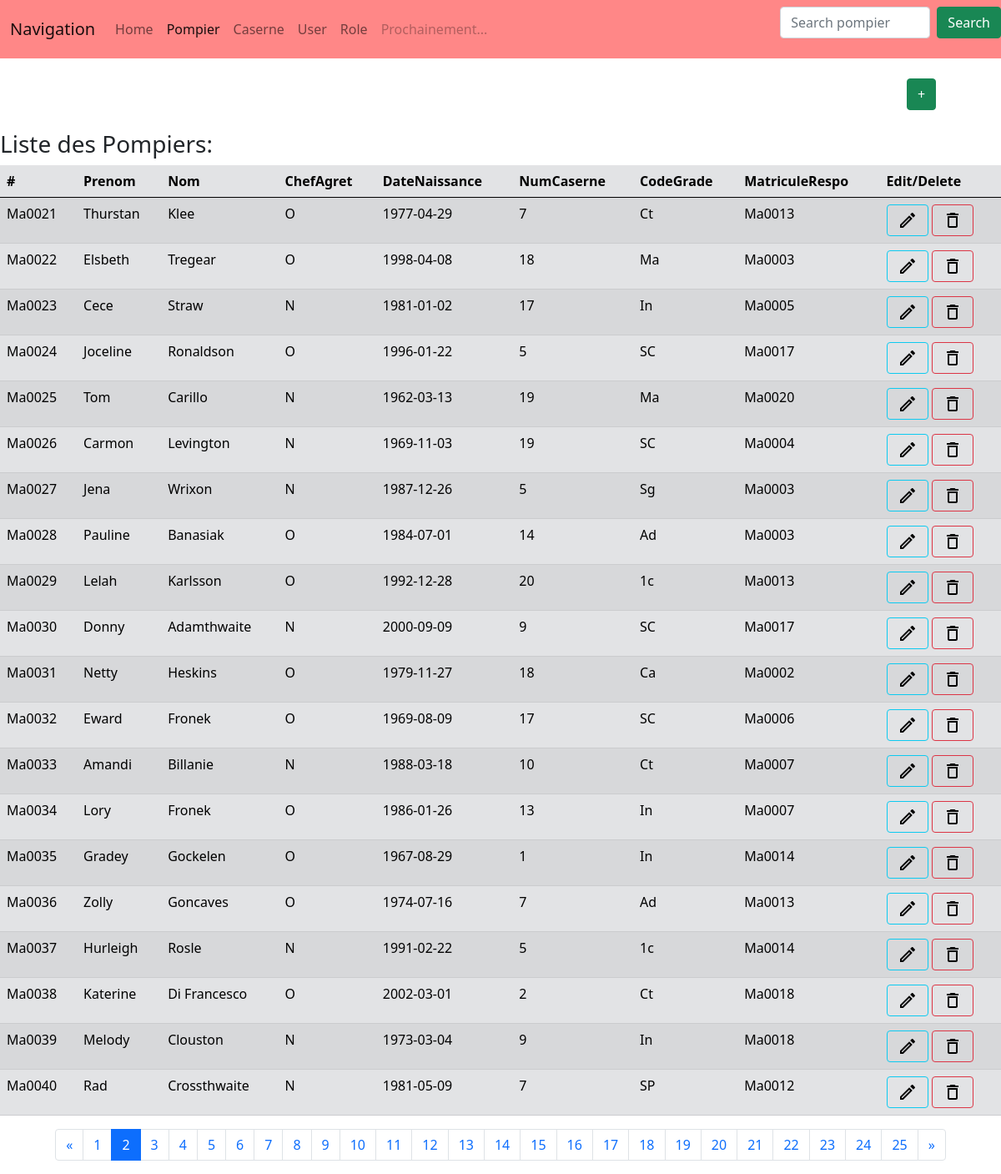
/pompier/affiche?page=2, run on the app's committed database.
### tables this page shows
CREATE TABLE `pompiers` (
  `Matricule` varchar(7) NOT NULL,
  `Prenom` varchar(10) DEFAULT NULL,
  `Nom` varchar(20) DEFAULT NULL,
  `ChefAgret` varchar(1) DEFAULT NULL,
  `DateNaissance` date DEFAULT NULL,
  `NumCaserne` int(11) DEFAULT NULL,
  `CodeGrade` varchar(2) DEFAULT NULL,
  `matriculeRespo` varchar(7) DEFAULT NULL,
  PRIMARY KEY (`Matricule`),
  KEY `FK_Caserne1` (`NumCaserne`),
  KEY `FK_Grade1` (`CodeGrade`),
  CONSTRAINT `FK_Caserne1` FOREIGN KEY (`NumCaserne`) REFERENCES `casernes` (`NumCaserne`),
  CONSTRAINT `FK_Grade1` FOREIGN KEY (`CodeGrade`) REFERENCES `grades` (`CodeGrade`)
);

### app/utils/Renderer.php (called while the page is built, shortened)
<?php
class Renderer
{
    public static function render($file,array $data=null) : string
    {
        $path='../app/view/'.$file;
        include $path;
        $content = ob_get_contents();
        return $content;
    }
}
?>

### autoloader.php (called while the page is built, shortened)
<?php
class InitContext {
    public static $USECLASSEXTENSION = 0;
    public static $NOUSECLASSEXTENSION = 1;
    private $directoriesList = array(
        "./",
        "classes/",
        "vendor/",
    );
    private $classNameType;
    function __construct($type=1) {
        $this->classNameType = $type;
    }
    function autoloader($class): bool {
        foreach ($this->directoriesList as $path) {
            if ($this->classNameType == self::$USECLASSEXTENSION) {
                $filename = __DIR__ . "/" . $path . str_replace('\\', '/', $class) . ".class.php";
            } elseif ($this->classNameType == self::$NOUSECLASSEXTENSION) {
                $filename = __DIR__ . "/" . $path . str_replace('\\', '/', $class) . ".php";
            }
            if (file_exists($filename) && is_readable($filename)) {
                if (class_exists($class)) {
                    return TRUE;
                }
            }
        }
        return false;
    }
}
?>

### app/models/DAOPompier.php (called while the page is built, shortened)
<?php
class DAOPompier {
    private $cnx;
    public function __construct($cnx) {
        $this->cnx = $cnx;
    }
    public function findAll($offset = 0, $limit = 10): Array {
        $sql = 'SELECT * FROM pompiers LIMIT :limit OFFSET :offset';
        $prepared_Statement = $this->cnx->prepare($sql);
        $prepared_Statement->bindValue(':limit', $limit, \PDO::PARAM_INT);
        $prepared_Statement->bindValue(':offset', $offset, \PDO::PARAM_INT);
        $prepared_Statement->execute();
        $desPompiers=array();
        while($row = $prepared_Statement->fetch(\PDO::FETCH_ASSOC)){
            $desPompiers[] = new Pompier($row['Matricule'],$row['Prenom'],$row['Nom'],$row['ChefAgret'],$row['DateNaissance'],$row['NumCaserne'],$row['CodeGrade'],$row['matriculeRespo']);
        }
        return $desPompiers;
    }
    public function count(): int {
        $sql = 'SELECT COUNT(*) as nbPompier from pompiers p ;';
        $statement = $this->cnx->query($sql);
        $nbPompiers = $statement->fetch(\PDO::FETCH_ASSOC);
        $nbPompier = $nbPompiers['nbPompier'];
        return $nbPompier;
    }
}
?>

### app/models/Pompier.php (called while the page is built, shortened)
<?php
class Pompier{
   private $matricule;
   private $prenom;
   private $nom;
   private $chefAgret;
   private $dateNaissance;
   private $numCaserne;
   private $codeGrade;
   private $matriculeRespo;
      public function __construct($matricule, $prenom, $nom, $chefAgret, $dateNaissance, $numCaserne, $codeGrade, $matriculeRespo) {
       $this->matricule=$matricule;
       $this->prenom=$prenom;
       $this->nom=$nom;
       $this->chefAgret=$chefAgret;
       $this->dateNaissance=$dateNaissance;
       $this->numCaserne=$numCaserne;
       $this->codeGrade=$codeGrade;
       $this->matriculeRespo=$matriculeRespo;
   }
   public function getMatricule() {
       return $this->matricule;
   }
   public function getPrenom() {
       return $this->prenom;
   }
   public function getNom() {
       return $this->nom;
   }
   public function getChefAgret() {
       return $this->chefAgret;
   }
   public function getDateNaissance() {
       return $this->dateNaissance;
   }
   public function getNumCaserne() {
       return $this->numCaserne;
   }
   public function getCodeGrade() {
       return $this->codeGrade;
   }
   public function getMatriculeRespo() {
       return $this->matriculeRespo;
   }
}
?>

### app/view/view_pompier.php (the view, shortened to what this page needs)
<html>
    <?php include "Head.php"; ?>
    <body>
        <?php
        include "view_NavBarre.php";
        ?>
        <br>
        <div class="container">
            <div class="row justify-content-end">
                <div class="col-1">
                    <button type="button" class="btn btn-success" data-bs-toggle="modal" data-bs-target="#createPompierModal">+</button>
                </div>
            </div>
        </div>
        <br>
        <div><h3>Liste des Pompiers:</h3></div>
        <?php
        if (isset($_GET["page"])) {
            $NumPage = $_GET["page"];
        } else {
            $NumPage = 1;
        }
        if (isset($_GET["search"])) {
            $NumLikes = "&search=" . intval($_GET["search"]);
        } else {
            $NumLikes = "";
        }
        ?>
        <table id="tablePompier" class="table table-striped table-hover table-Secondary .table-responsive" >
            <thead>
                <tr>
                    <th data-bs-toggle="tooltip" data-bs-placement="top" title="nt(11)">#</th>
                    <th data-bs-toggle="tooltip" data-bs-placement="top" title="Varchar(15)">Prenom</th>
                    <th data-bs-toggle="tooltip" data-bs-placement="top" title="Varchar(20)">Nom</th>
                    <th data-bs-toggle="tooltip" data-bs-placement="top" title="Int (8)">ChefAgret</th>
                    <th data-bs-toggle="tooltip" data-bs-placement="top" title="Int(11)">DateNaissance</th>
                    <th data-bs-toggle="tooltip" data-bs-placement="top" title="Varchar(15)">NumCaserne</th>
                    <th data-bs-toggle="tooltip" data-bs-placement="top" title="Varchar(20)">CodeGrade</th>
                    <th data-bs-toggle="tooltip" data-bs-placement="top" title="Int (8)">MatriculeRespo</th>
                    <th>Edit/Delete</th>
                </tr>
            </thead>
            <tbody>
                <?php
                foreach ($LstPompier as $Pompier) {
                    ?>
                    <tr>
                        <td><?php $id = $Pompier->getMatricule();
                echo $id;
                    ?></td>
                        <td id="<?php echo $id . ":Prenom"; ?>"><?php echo $Pompier->getPrenom(); ?></td>
                        <td id="<?php echo $id . ":Nom"; ?>"><?php echo $Pompier->getNom(); ?></td>
                        <td id="<?php echo $id . ":ChefAgret"; ?>"><?php echo $Pompier->getChefAgret(); ?></td>
                        <td id="<?php echo $id . ":DateNaissance"; ?>"><?php echo $Pompier->getDateNaissance(); ?></td>
                        <td id="<?php echo $id . ":NumCaserne"; ?>"><?php echo $Pompier->getNumCaserne(); ?></td>
                        <td id="<?php echo $id . ":CodeGrade"; ?>"><?php echo $Pompier->getCodeGrade(); ?></td>
                        <td id="<?php echo $id . ":MatriculeRespo"; ?>"><?php echo $Pompier->getMatriculeRespo(); ?></td>
                        <td><button id="<?php echo $id . ":edit"; ?>" onclick="Edit('<?php echo $id; ?>')" type="button" class="btn btn-outline-info" data-bs-toggle="modal" data-bs-target="#editPompierModal"><img class="fit-picture" src="/img/edit_black_24dp.svg" alt="edit"></button>
                            <button id="<?php echo $id . ":del"; ?>" onclick="ConfirmDelete('<?php echo $id; ?>')" type="button" class="btn btn-outline-danger" data-bs-toggle="modal" data-bs-target="#confirmDeletePompierModal"><img class="fit-picture" src="/img/delete_black_24dp.svg" alt="delete"></button></td>
                    </tr>
                    <?php
                }
                ?>
            </tbody>
        </table>
        <?php
        function round_up($number, $precision = 1) {
            $fig = (int) str_pad('1', $precision, '0');
            return (ceil($number * $fig) / $fig);
        }
        $nbPage = round_up($CountPompier / 20);
        $index = 1;
        $classPreview = "";
        $classNext = "";
        ?>
        <footer>
            <nav aria-label="Page navigation">
                <ul class="pagination justify-content-center">
                    <li class="page-item <?php echo $classPreview; ?>">
                        <a class="page-link" href="?page=<?php echo $NumPage - 1, $NumLikes; ?>" aria-label="Previous">
                            <span aria-hidden="true">&laquo;</span>
                        </a>
                    </li>
                    <?php
                    while ($index <= $nbPage) {
                        $isactive = "";
                        if ($index == $NumPage) {
                            $isactive = "active";
                        }
                        ?>
                        <li class="page-item <?php echo $isactive ?>"><a class="page-link" href="?page=<?php echo $index, $NumLikes; ?>"><?php echo $index; ?></a></li>
                        <?php
                        $index += 1;
                    }
                    ?>
                    <li class="page-item <?php echo $classNext ?>">
                        <a class="page-link" href="?page=<?php echo $NumPage + 1, $NumLikes; ?>" aria-label="Next">
                            <span aria-hidden="true">&raquo;</span>
                        </a>
                    </li>
                </ul>
            </nav>
        </footer>
    </body>
</html>

### data on the page
pompiers: Matricule "Ma0021", Prenom "Thurstan", Nom "Klee", ChefAgret "O", DateNaissance "1977-04-29", NumCaserne "7", CodeGrade "Ct", matriculeRespo "Ma0013"
pompiers: Matricule "Ma0022", Prenom "Elsbeth", Nom "Tregear", ChefAgret "O", DateNaissance "1998-04-08", NumCaserne "18", CodeGrade "Ma", matriculeRespo "Ma0003"
pompiers: Matricule "Ma0023", Prenom "Cece", Nom "Straw", ChefAgret "N", DateNaissance "1981-01-02", NumCaserne "17", CodeGrade "In", matriculeRespo "Ma0005"
pompiers: Matricule "Ma0024", Prenom "Joceline", Nom "Ronaldson", ChefAgret "O", DateNaissance "1996-01-22", NumCaserne "5", CodeGrade "SC", matriculeRespo "Ma0017"
pompiers: Matricule "Ma0025", Prenom "Tom", Nom "Carillo", ChefAgret "N", DateNaissance "1962-03-13", NumCaserne "19", CodeGrade "Ma", matriculeRespo "Ma0020"
pompiers: Matricule "Ma0026", Prenom "Carmon", Nom "Levington", ChefAgret "N", DateNaissance "1969-11-03", NumCaserne "19", CodeGrade "SC", matriculeRespo "Ma0004"
pompiers: Matricule "Ma0027", Prenom "Jena", Nom "Wrixon", ChefAgret "N", DateNaissance "1987-12-26", NumCaserne "5", CodeGrade "Sg", matriculeRespo "Ma0003"
pompiers: Matricule "Ma0028", Prenom "Pauline", Nom "Banasiak", ChefAgret "O", DateNaissance "1984-07-01", NumCaserne "14", CodeGrade "Ad", matriculeRespo "Ma0003"
pompiers: Matricule "Ma0029", Prenom "Lelah", Nom "Karlsson", ChefAgret "O", DateNaissance "1992-12-28", NumCaserne "20", CodeGrade "1c", matriculeRespo "Ma0013"
pompiers: Matricule "Ma0030", Prenom "Donny", Nom "Adamthwaite", ChefAgret "N", DateNaissance "2000-09-09", NumCaserne "9", CodeGrade "SC", matriculeRespo "Ma0017"
pompiers: Matricule "Ma0031", Prenom "Netty", Nom "Heskins", ChefAgret "O", DateNaissance "1979-11-27", NumCaserne "18", CodeGrade "Ca", matriculeRespo "Ma0002"
pompiers: Matricule "Ma0032", Prenom "Eward", Nom "Fronek", ChefAgret "O", DateNaissance "1969-08-09", NumCaserne "17", CodeGrade "SC", matriculeRespo "Ma0006"
pompiers: Matricule "Ma0033", Prenom "Amandi", Nom "Billanie", ChefAgret "N", DateNaissance "1988-03-18", NumCaserne "10", CodeGrade "Ct", matriculeRespo "Ma0007"
pompiers: Matricule "Ma0034", Prenom "Lory", Nom "Fronek", ChefAgret "O", DateNaissance "1986-01-26", NumCaserne "13", CodeGrade "In", matriculeRespo "Ma0007"
pompiers: Matricule "Ma0035", Prenom "Gradey", Nom "Gockelen", ChefAgret "O", DateNaissance "1967-08-29", NumCaserne "1", CodeGrade "In", matriculeRespo "Ma0014"
pompiers: Matricule "Ma0036", Prenom "Zolly", Nom "Goncaves", ChefAgret "O", DateNaissance "1974-07-16", NumCaserne "7", CodeGrade "Ad", matriculeRespo "Ma0013"
pompiers: Matricule "Ma0037", Prenom "Hurleigh", Nom "Rosle", ChefAgret "N", DateNaissance "1991-02-22", NumCaserne "5", CodeGrade "1c", matriculeRespo "Ma0014"
pompiers: Matricule "Ma0038", Prenom "Katerine", Nom "Di Francesco", ChefAgret "O", DateNaissance "2002-03-01", NumCaserne "2", CodeGrade "Ct", matriculeRespo "Ma0018"
pompiers: Matricule "Ma0039", Prenom "Melody", Nom "Clouston", ChefAgret "N", DateNaissance "1973-03-04", NumCaserne "9", CodeGrade "In", matriculeRespo "Ma0018"
pompiers: Matricule "Ma0040", Prenom "Rad", Nom "Crossthwaite", ChefAgret "N", DateNaissance "1981-05-09", NumCaserne "7", CodeGrade "SP", matriculeRespo "Ma0012"
